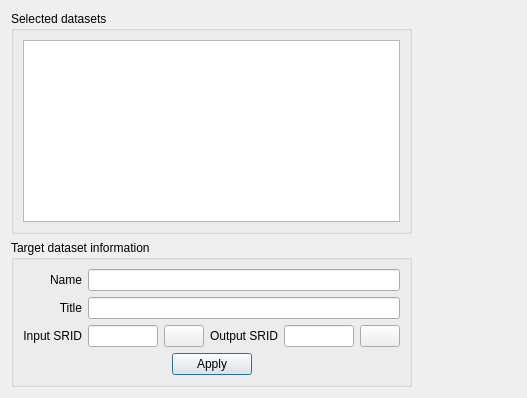
<?xml version="1.0" encoding="UTF-8"?>
<ui version="4.0">
 <class>DataSetOptionsWizardPageForm</class>
 <widget class="QWizardPage" name="DataSetOptionsWizardPageForm">
  <property name="geometry">
   <rect>
    <x>0</x>
    <y>0</y>
    <width>527</width>
    <height>398</height>
   </rect>
  </property>
  <property name="focusPolicy">
   <enum>Qt::NoFocus</enum>
  </property>
  <property name="windowTitle">
   <string>WizardPage</string>
  </property>
  <property name="title">
   <string>Transfer Options</string>
  </property>
  <property name="subTitle">
   <string>You can provide more information on how the datasets will be transferred and mapped to the target data source</string>
  </property>
  <layout class="QGridLayout" name="gridLayout_9">
   <item row="0" column="0">
    <layout class="QGridLayout" name="gridLayout_7">
     <item row="0" column="0">
      <layout class="QGridLayout" name="gridLayout_5">
       <item row="0" column="0">
        <widget class="QGroupBox" name="groupBox_2">
         <property name="sizePolicy">
          <sizepolicy hsizetype="Preferred" vsizetype="Expanding">
           <horstretch>0</horstretch>
           <verstretch>0</verstretch>
          </sizepolicy>
         </property>
         <property name="title">
          <string>Selected datasets</string>
         </property>
         <layout class="QGridLayout" name="gridLayout_6">
          <item row="0" column="0">
           <widget class="QListWidget" name="m_selectedDatasetListWidget">
            <property name="alternatingRowColors">
             <bool>false</bool>
            </property>
           </widget>
          </item>
         </layout>
        </widget>
       </item>
       <item row="1" column="0">
        <widget class="QGroupBox" name="groupBox">
         <property name="sizePolicy">
          <sizepolicy hsizetype="Preferred" vsizetype="Fixed">
           <horstretch>0</horstretch>
           <verstretch>0</verstretch>
          </sizepolicy>
         </property>
         <property name="title">
          <string>Target dataset information</string>
         </property>
         <layout class="QGridLayout" name="gridLayout_10">
          <item row="0" column="0">
           <layout class="QGridLayout" name="gridLayout_4">
            <item row="0" column="0">
             <layout class="QGridLayout" name="gridLayout_2">
              <item row="0" column="0">
               <widget class="QLabel" name="label_3">
                <property name="text">
                 <string>Name</string>
                </property>
                <property name="alignment">
                 <set>Qt::AlignRight|Qt::AlignTrailing|Qt::AlignVCenter</set>
                </property>
               </widget>
              </item>
              <item row="0" column="1">
               <widget class="QLineEdit" name="m_datasetNameLineEdit">
                <property name="minimumSize">
                 <size>
                  <width>210</width>
                  <height>0</height>
                 </size>
                </property>
               </widget>
              </item>
              <item row="1" column="0">
               <widget class="QLabel" name="label_4">
                <property name="text">
                 <string>Title</string>
                </property>
                <property name="alignment">
                 <set>Qt::AlignRight|Qt::AlignTrailing|Qt::AlignVCenter</set>
                </property>
               </widget>
              </item>
              <item row="1" column="1">
               <widget class="QLineEdit" name="m_datasetTitleLineEdit">
                <property name="minimumSize">
                 <size>
                  <width>210</width>
                  <height>0</height>
                 </size>
                </property>
               </widget>
              </item>
              <item row="2" column="0">
               <widget class="QLabel" name="label_8">
                <property name="text">
                 <string>Input SRID</string>
                </property>
                <property name="alignment">
                 <set>Qt::AlignRight|Qt::AlignTrailing|Qt::AlignVCenter</set>
                </property>
               </widget>
              </item>
              <item row="2" column="1">
               <layout class="QGridLayout" name="gridLayout">
                <item row="0" column="0">
                 <widget class="QLineEdit" name="m_sridInputLineEdit">
                  <property name="maximumSize">
                   <size>
                    <width>70</width>
                    <height>16777215</height>
                   </size>
                  </property>
                 </widget>
                </item>
                <item row="0" column="1">
                 <widget class="QPushButton" name="m_sridInputPushButton"/>
                </item>
                <item row="0" column="2">
                 <widget class="QLabel" name="label_9">
                  <property name="text">
                   <string>Output SRID</string>
                  </property>
                  <property name="alignment">
                   <set>Qt::AlignRight|Qt::AlignTrailing|Qt::AlignVCenter</set>
                  </property>
                 </widget>
                </item>
                <item row="0" column="3">
                 <widget class="QLineEdit" name="m_sridOutputLineEdit">
                  <property name="maximumSize">
                   <size>
                    <width>70</width>
                    <height>16777215</height>
                   </size>
                  </property>
                 </widget>
                </item>
                <item row="0" column="4">
                 <widget class="QPushButton" name="m_sridOutputPushButton"/>
                </item>
               </layout>
              </item>
             </layout>
            </item>
            <item row="1" column="0">
             <layout class="QGridLayout" name="gridLayout_3">
              <item row="0" column="0">
               <spacer name="horizontalSpacer_2">
                <property name="orientation">
                 <enum>Qt::Horizontal</enum>
                </property>
                <property name="sizeHint" stdset="0">
                 <size>
                  <width>40</width>
                  <height>20</height>
                 </size>
                </property>
               </spacer>
              </item>
              <item row="0" column="1">
               <widget class="QPushButton" name="m_applyPushButton">
                <property name="text">
                 <string>Apply</string>
                </property>
                <property name="autoDefault">
                 <bool>true</bool>
                </property>
                <property name="default">
                 <bool>true</bool>
                </property>
               </widget>
              </item>
              <item row="0" column="2">
               <spacer name="horizontalSpacer">
                <property name="orientation">
                 <enum>Qt::Horizontal</enum>
                </property>
                <property name="sizeHint" stdset="0">
                 <size>
                  <width>40</width>
                  <height>20</height>
                 </size>
                </property>
               </spacer>
              </item>
             </layout>
            </item>
           </layout>
          </item>
         </layout>
        </widget>
       </item>
      </layout>
     </item>
     <item row="0" column="1">
      <layout class="QGridLayout" name="gridLayout_8">
       <item row="0" column="0">
        <widget class="QWidget" name="m_dataSetWidget" native="true">
         <property name="sizePolicy">
          <sizepolicy hsizetype="MinimumExpanding" vsizetype="Preferred">
           <horstretch>0</horstretch>
           <verstretch>0</verstretch>
          </sizepolicy>
         </property>
        </widget>
       </item>
       <item row="1" column="0">
        <widget class="QWidget" name="m_constraintWidget" native="true">
         <property name="sizePolicy">
          <sizepolicy hsizetype="MinimumExpanding" vsizetype="Preferred">
           <horstretch>0</horstretch>
           <verstretch>0</verstretch>
          </sizepolicy>
         </property>
        </widget>
       </item>
      </layout>
     </item>
    </layout>
   </item>
  </layout>
 </widget>
 <tabstops>
  <tabstop>m_selectedDatasetListWidget</tabstop>
  <tabstop>m_datasetNameLineEdit</tabstop>
  <tabstop>m_datasetTitleLineEdit</tabstop>
  <tabstop>m_sridInputLineEdit</tabstop>
  <tabstop>m_sridInputPushButton</tabstop>
  <tabstop>m_applyPushButton</tabstop>
 </tabstops>
 <resources/>
 <connections/>
</ui>
